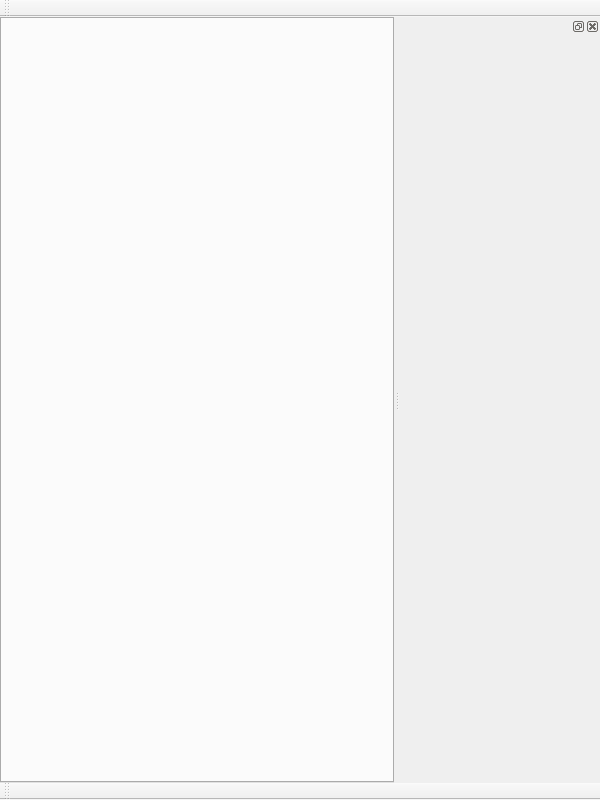
<?xml version="1.0" encoding="UTF-8"?>
<ui version="4.0">
  <class>MainWindow</class>
  <widget class="QMainWindow" name="MainWindow">
    <property name="geometry">
      <rect>
        <x>0</x>
        <y>0</y>
        <width>600</width>
        <height>800</height>
      </rect>
    </property>
    <property name="windowTitle">
      <string>Generic App Test</string>
    </property>
    <widget class="QWidget" name="centralWidget">
      <layout class="QGridLayout" name="gridLayout">
        <property name="leftMargin">
          <number>0</number>
        </property>
        <property name="topMargin">
          <number>0</number>
        </property>
        <property name="rightMargin">
          <number>0</number>
        </property>
        <property name="bottomMargin">
          <number>0</number>
        </property>
        <property name="spacing">
          <number>0</number>
        </property>
        <item row="0" column="0">
          <widget class="QTabWidget" name="defaultView">
            <property name="layoutTags" stdset="0">
              <stringlist>
                <string>default</string>
              </stringlist>
            </property>
          </widget>
        </item>
      </layout>
    </widget>
    <widget class="QMenuBar" name="defaultMenuBar">
      <property name="geometry">
        <rect>
          <x>0</x>
          <y>0</y>
          <width>600</width>
          <height>21</height>
        </rect>
      </property>
      <property name="path" stdset="0">
        <string/>
      </property>
    </widget>
    <widget class="QToolBar" name="defaultToolBar">
      <property name="windowTitle">
        <string>toolBar</string>
      </property>
      <property name="path" stdset="0">
        <string>ToolBar</string>
      </property>
      <attribute name="toolBarArea">
        <enum>TopToolBarArea</enum>
      </attribute>
      <attribute name="toolBarBreak">
        <bool>true</bool>
      </attribute>
    </widget>
    <widget class="QDockWidget" name="testPanels">
      <property name="minimumSize">
        <size>
          <width>200</width>
          <height>38</height>
        </size>
      </property>
      <property name="layoutTags" stdset="0">
        <stringlist>
          <string>test</string>
        </stringlist>
      </property>
      <attribute name="dockWidgetArea">
        <number>2</number>
      </attribute>
      <widget class="QWidget" name="dockWidgetContents_2"/>
    </widget>
    <widget class="QToolBar" name="toolBar">
      <property name="windowTitle">
        <string>toolBar</string>
      </property>
      <property name="path" stdset="0">
        <string>ToolBar.Test</string>
      </property>
      <attribute name="toolBarArea">
        <enum>BottomToolBarArea</enum>
      </attribute>
      <attribute name="toolBarBreak">
        <bool>true</bool>
      </attribute>
    </widget>
  </widget>
  <layoutdefault spacing="6" margin="11"/>
  <resources/>
  <connections/>
</ui>
